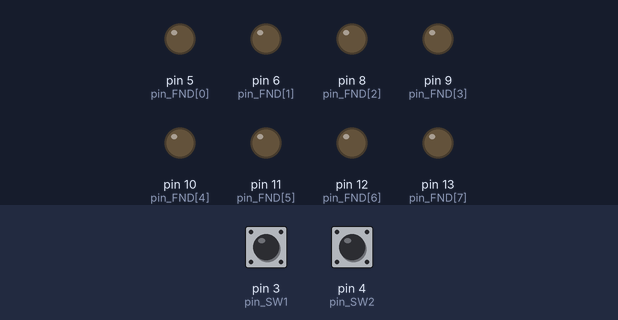
Bench run of a sketch on a simulated Arduino Uno, built with avr-gcc and run on an emulated ATmega328P. On the bench: output pins drawn as LEDs (lit = HIGH). The inputs (shaded band) are chosen by the test bench; at power-on: pin 3 (pin_SW1) LOW, pin 4 (pin_SW2) LOW.

Above: at 1.2 s.
1.3 s: pin 3 (pin_SW1) pulled HIGH for 0.15 s
At 2.4 s:
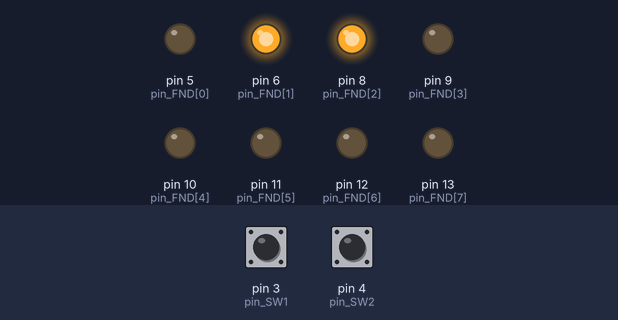
2.9 s: pin 4 (pin_SW2) pulled HIGH for 0.15 s
At 3.6 s:
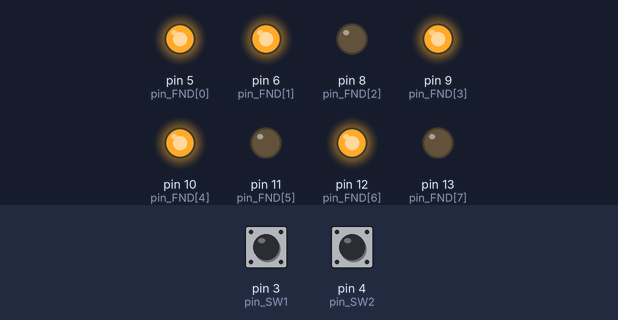
4.5 s: pin 3 (pin_SW1) pulled HIGH for 1 s
At 4.8 s:
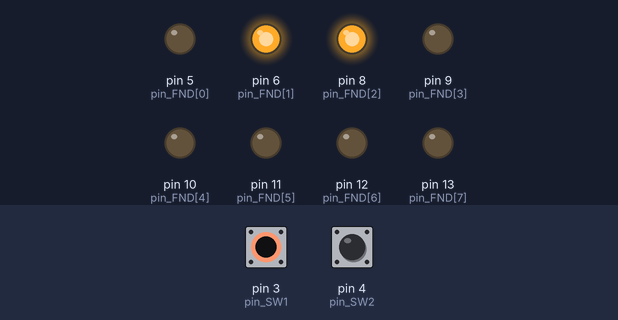
7.0 s: pin 4 (pin_SW2) pulled HIGH for 1 s
At 7.9 s:
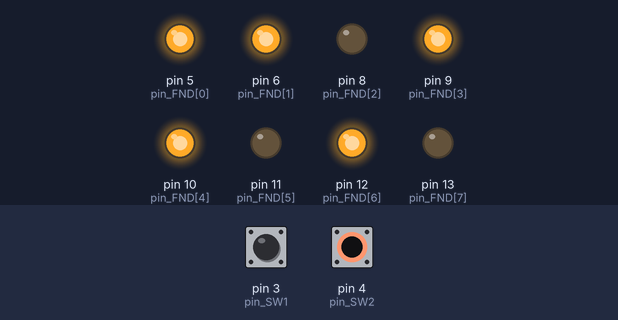
9.5 s: pin 3 (pin_SW1) driven HIGH and pin 4 (pin_SW2) driven HIGH
At 9.9 s:
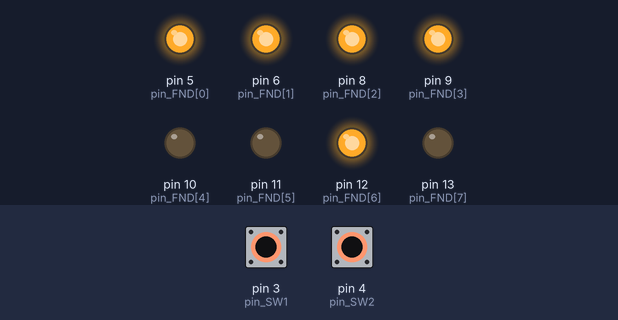
Timing chart, 0 to 12.1 s (numbered marks = the images above; inputs shaded):
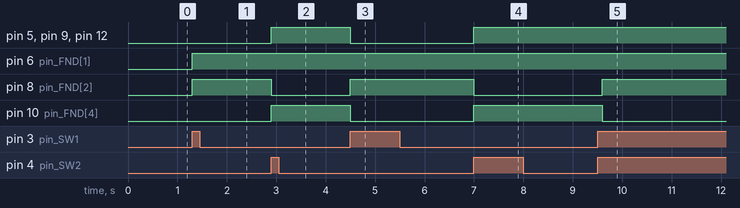

Measured:
- after the input at 1.3 s, pin 6 (pin_FND[1]), pin 8 (pin_FND[2]): LOW → HIGH at once
- after the input at 2.9 s, pin 5 (pin_FND[0]), pin 9 (pin_FND[3]), pin 10 (pin_FND[4]), pin 12 (pin_FND[6]): LOW → HIGH at once; pin 8 (pin_FND[2]): HIGH → LOW at once
- after the input at 4.5 s, pin 5 (pin_FND[0]), pin 9 (pin_FND[3]), pin 10 (pin_FND[4]), pin 12 (pin_FND[6]): HIGH → LOW at once; pin 8 (pin_FND[2]): LOW → HIGH at once
- after the input at 7.0 s, pin 5 (pin_FND[0]), pin 9 (pin_FND[3]), pin 10 (pin_FND[4]), pin 12 (pin_FND[6]): LOW → HIGH at once; pin 8 (pin_FND[2]): HIGH → LOW at once
- after the input at 9.5 s, pin 8 (pin_FND[2]): LOW → HIGH after 0.10 s; pin 10 (pin_FND[4]): HIGH → LOW after 0.10 s

The sketch:

Switch_01.ino
```cpp
int pin_FND[8] = {5, 6, 8, 9, 10, 11, 12, 13};
uint8_t FND_Data[3] = {0x06, 0x5B, 0x4F};  //1,2,3

int pin_SW1 = 3;
int pin_SW2 = 4;


void setup(){
  pinMode(pin_SW1, INPUT);
  pinMode(pin_SW2, INPUT);

  for(int i=0; i<8; i++)
  {
    pinMode(pin_FND[i], OUTPUT);
  }
}

void loop(){
  uint8_t SW1_data, SW2_data;

  SW1_data = digitalRead(pin_SW1);
  SW2_data = digitalRead(pin_SW2);

  if((SW1_data==1)&&(SW2_data==0)){
    FND_Ctrl(FND_Data[0]);
    delay(100);
  } else if((SW1_data==0)&&(SW2_data==1)){
    FND_Ctrl(FND_Data[1]);
    delay(100);
  } else if((SW1_data==1)&&(SW2_data==1)){
    FND_Ctrl(FND_Data[2]);
    delay(100);
  }
}

void FND_Ctrl(uint8_t Ctrl_data){
  for(int j=0; j<8; j++)
  {
    digitalWrite(pin_FND[j], (Ctrl_data>>j)&0x01);
  }
}
```
